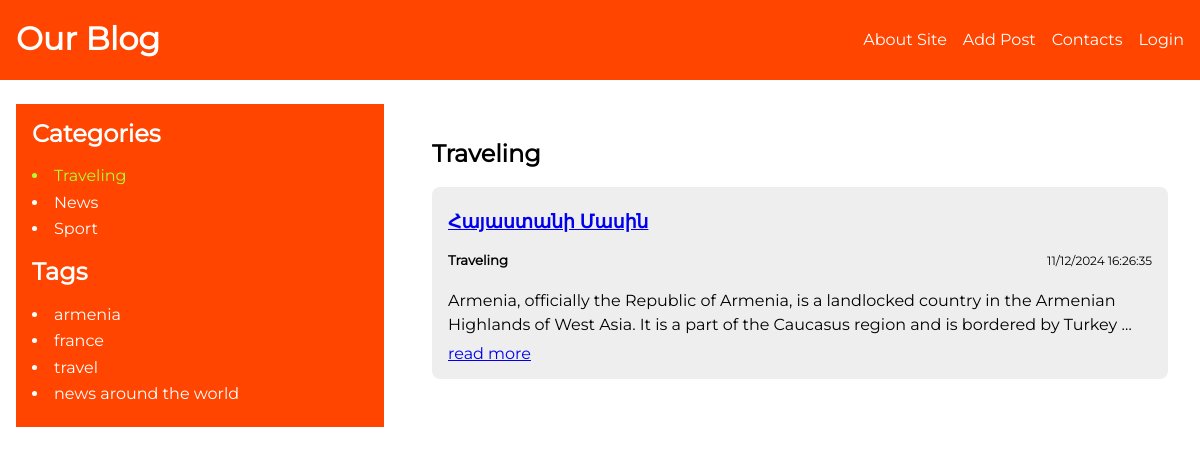
The page /category/traveling/ on the database its author committed.
### blog/models.py (models this page shows, shortened)
class Category(models.Model):
	name = models.CharField(max_length=255, db_index=True)
	slug = models.SlugField(max_length=255, unique=True, db_index=True)
	def __str__(self):
		return self.name
	def get_absolute_url(self):
		return reverse("category", kwargs={"cat_slug": self.slug})
	class Meta:
		verbose_name = "Category"
		verbose_name_plural = "Categories"

class ArticleTags(models.Model):
	tag = models.CharField(max_length=255, db_index=True)
	slug = models.SlugField(max_length=255, unique=True, db_index=True)
	def get_absolute_url(self):
		return reverse("tag", kwargs={"tag_slug": self.slug})

class Article(models.Model):
	class Status(models.IntegerChoices):
		DRAFT = 0, "Draft"
		PUBLISHED = 1, "Published"
	title = models.CharField(
		max_length=100,
		verbose_name="Վերնագիր",
		validators=[
			MinLengthValidator(3, message="Համոզվեք որ 3 տառից ավել եք գրել"),
		]
	)
	slug = models.SlugField(
		max_length=255,
		unique=True,
		db_index=True,
		null=True,
		verbose_name="Ցուցիչ"
	)
	photo = models.ImageField(
		upload_to="photos/%Y/%m/%d/",
		default=None,
		blank=True,
		null=True,
		verbose_name="Նյութի նկար"
	)
	content = models.TextField(
		blank=True,
		verbose_name="Նյութի կոնտենտ"
	)
	time_create = models.DateTimeField(
		auto_now_add=True,
		verbose_name="Հրապարակման ամսաթիվ"
	)
	time_update = models.DateTimeField(
		auto_now=True,
		verbose_name="Փոփոխման ամսաթիվ"
	)
	is_published = models.BooleanField(
		choices=tuple(
			map(lambda x: (bool(x[0]), x[1]), Status.choices)
		),
		default=Status.PUBLISHED,
		verbose_name="Հրապարակել թե՞ ոչ"
	)
	category = models.ForeignKey(
		"Category",
		on_delete=models.CASCADE,
		related_name="items",
		verbose_name="Կատեգորիաներ"
	)
	tags = models.ManyToManyField(
		"ArticleTags",
		blank=True,
		related_name="tags",
		verbose_name="Թեգեր"
	)
	adv = models.OneToOneField(
		"Adv",
		on_delete=models.SET_NULL,
		related_name="adv",
		verbose_name="Գովազդներ",
		null=True,
		blank=True
	)
	author = models.ForeignKey(
		"Author",
		on_delete=models.CASCADE,
		related_name="author",
		verbose_name="Հեղինակ"
	)
	objects = models.Manager()
	published = ArticleManager()
	def get_absolute_url(self):
		return reverse("article", kwargs={"article_slug": self.slug})
	class Meta:
		ordering = ["time_create"]
		indexes = [
			models.Index(fields=["time_create"])
		]

### blog/views.py (the view)
# urls.py: path("category/<slug:cat_slug>/", views.show_category, name="category"),
def show_category(request, cat_slug):
	category = get_object_or_404(Category, slug=cat_slug)
	articles = Article.published.filter(category_id=category.pk)
	data = {
		"name": category.name,
		"slug": category.slug,
		"id": category.id,
		"articles": articles,
		"cat_selected": category.id
	}
	return render(request, "blog/category.html", data)

### blog/context.py (called while the page is built)
def menu_context(request):
	return {
		"menu": [
			{
				"link_title": "About Site",
				"link_url": "about"
			},
			{
				"link_title": "Add Post",
				"link_url": "add_post"
			},
			{
				"link_title": "Contacts",
				"link_url": "contacts"
			},
			{
				"link_title": "Login",
				"link_url": "login"
			},
		],
	}

### blog/models.py (called while the page is built)
	def get_queryset(self):
		return super().get_queryset().filter(is_published=Article.Status.PUBLISHED)

### blog/templatetags/blog_tags.py (called while the page is built)
@register.inclusion_tag("blog/includes/categories.html")
def show_categories(cat_selected=0):
	cats = Category.objects.all()
	return {"cats": cats, "cat_selected": cat_selected}

@register.inclusion_tag("blog/includes/tags.html")
def show_tags():
	return {"tags": ArticleTags.objects.all()}

### blog/templates/blog/category.html
{% extends "base.html" %}
{% block category %}
    <div class="articles__with__block__title">
        <h2>{{name}}</h2>
        <div class="category__items">
            {% for item in articles %}
                <div class="category__items__item">
                    <h3>
                        <a href="{{ item.get_absolute_url }}">{{item.title}}</a>
                    </h3>
                    <div class="item__cat__date">
                        <h5>{{item.category}}</h5>
                        <p>{{item.time_create|date:"d/m/Y H:i:s"}}</p>
                    </div>
                    <p>{{item.content|linebreaksbr|truncatewords:30}}</p>
                    <a href="{{ item.get_absolute_url }}">read more</a>
                </div>
            {% endfor %}
        </div>
    </div>
{% endblock %}

### blog/templates/blog/includes/categories.html
<h2>Categories</h2>
<ul class="categories">
    {% for cat in cats %}
        {% if cat.id == cat_selected %}
            <li class="active_cat">{{cat.name}}</li>
        {% else %}
            <li>
                <a class="category_item" href="{{ cat.get_absolute_url }}">{{cat.name}}</a>
            </li>
        {% endif %}
    {% endfor %}
</ul>

### blog/templates/blog/includes/tags.html
{% if tags %}
<h2>Tags</h2>
<ul class="tags">
    {% for tag in tags %}
    <li>
        <a class="category_item" href="{{ tag.get_absolute_url }}">{{tag.tag}}</a>
    </li>
    {% endfor %}
</ul>
{% endif %}

### blog/static/blog/css/style.css (style rules this page uses)
* { box-sizing: border-box; }
html { line-height: 1.15; -webkit-text-size-adjust: 100%; }
body { margin: 0; }
a { background-color: transparent; }
ul { padding: 0; }
body { font-family: "m-regular", arial, serif; }

### rows shown on the page
Category: name "Traveling"
Category: name "News"
Category: name "Sport"
ArticleTags: tag "armenia"
ArticleTags: tag "france"
ArticleTags: tag "travel"
ArticleTags: tag "news around the world"
Article: title "Հայաստանի Մասին", category "Traveling", time_create "11/12/2024 16:26:35", content "Armenia, officially the Republic of Armenia, is a landlocked country in the Armenian Highlands of West Asia. It is a part of the Caucasus region and is bordered by Turkey …"

### other values the page prints
{{ m.link_title }} "About Site" "Add Post" "Contacts" "Login"
